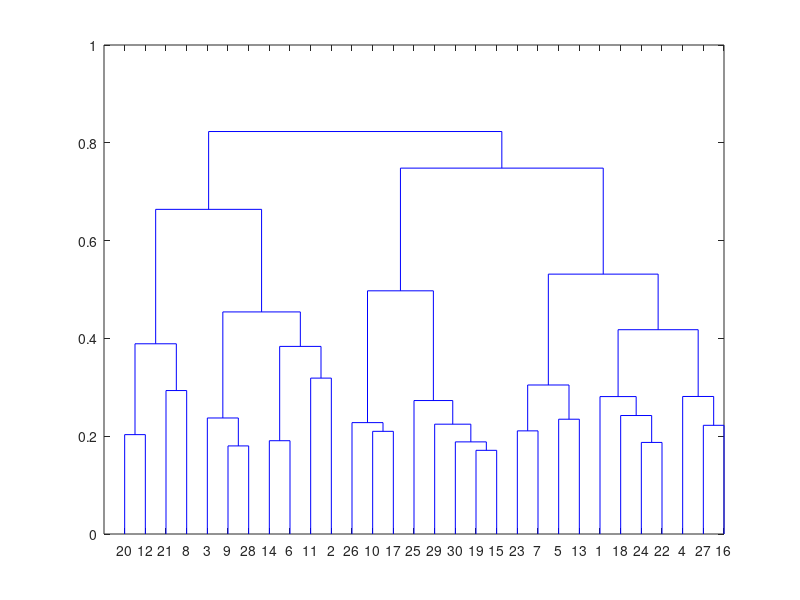

The MATLAB script that drew this image:
% This example requires Statistics Toolbox
addpath([matlabroot, '/toolbox/stats']);    % Add the path
rand('seed',12); 
X = rand(100,2); 
Y = pdist(X,'cityblock'); 
Z = linkage(Y,'average'); 
[H, T] = dendrogram(Z);
box on